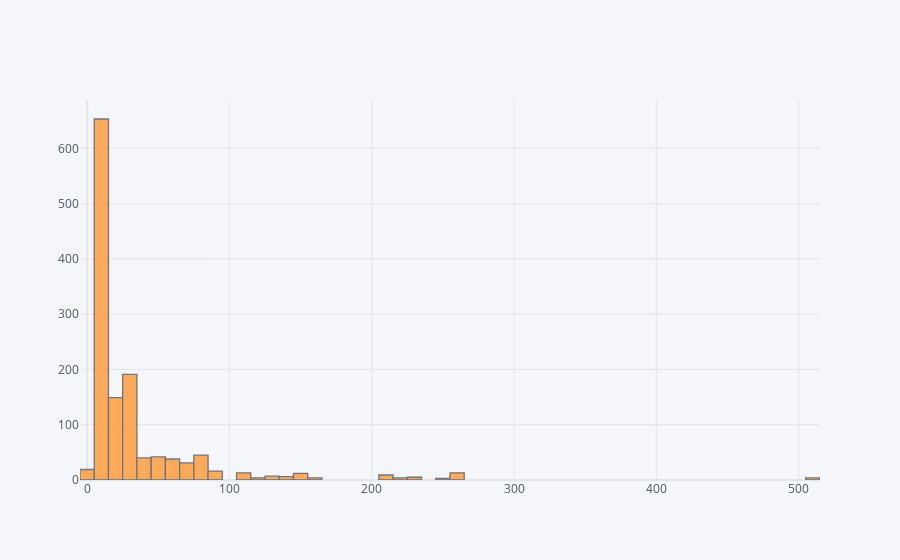

Notebook cell for this chart:
### Code cell
data["fare"].iplot(kind="hist")

### Figure 1 — Plotly figure (JSON) as saved in the notebook; plotly's stock layout.template omitted (floating-point values rounded to 4 significant figures; data arrays with more than 128 entries replaced by an {"elided": "..."} marker saying what was removed)
{"data": [{"histfunc": "count", "histnorm": "", "marker": {"color": "rgba(255, 153, 51, 1.0)", "line": {"color": "#4D5663", "width": 1.3}}, "name": "fare", "opacity": 0.8, "orientation": "v", "type": "histogram", "x": {"elided": "1309 float values"}}], "layout": {"barmode": "overlay", "legend": {"bgcolor": "#F5F6F9", "font": {"color": "#4D5663"}}, "paper_bgcolor": "#F5F6F9", "plot_bgcolor": "#F5F6F9", "title": {"font": {"color": "#4D5663"}}, "xaxis": {"gridcolor": "#E1E5ED", "showgrid": true, "tickfont": {"color": "#4D5663"}, "title": {"font": {"color": "#4D5663"}, "text": ""}, "zerolinecolor": "#E1E5ED"}, "yaxis": {"gridcolor": "#E1E5ED", "showgrid": true, "tickfont": {"color": "#4D5663"}, "title": {"font": {"color": "#4D5663"}, "text": ""}, "zerolinecolor": "#E1E5ED"}}}
